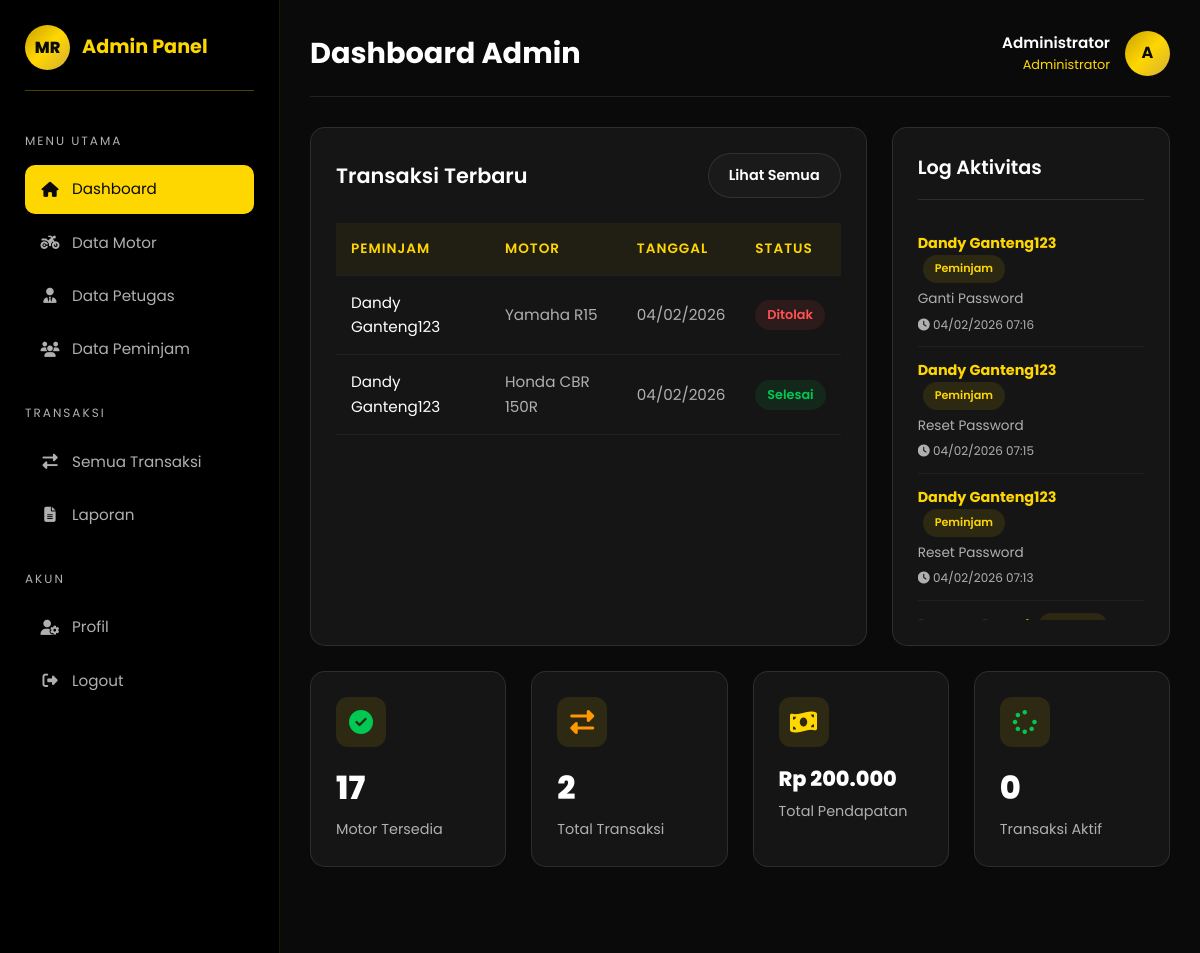
/admin/index.php (signed in), run on the app's committed database.
### tables this page shows
CREATE TABLE `peminjaman` (
  `id` int(11) NOT NULL,
  `user_id` int(11) NOT NULL,
  `motor_id` int(11) NOT NULL,
  `tanggal_pinjam` date NOT NULL,
  `tanggal_kembali` date NOT NULL,
  `tanggal_kembali_aktual` date DEFAULT NULL,
  `total_hari` int(11) NOT NULL,
  `total_harga` decimal(10,2) NOT NULL,
  `status` enum('menunggu','disetujui','ditolak','selesai') DEFAULT 'menunggu',
  `catatan` text DEFAULT NULL,
  `alasan_tolak` text DEFAULT NULL,
  `processed_by` int(11) DEFAULT NULL,
  `metode_pembayaran` enum('qris','bank_bca','bank_mandiri','bank_bri','tunai') DEFAULT NULL,
  `status_bayar` enum('belum_bayar','menunggu_verifikasi','lunas') DEFAULT 'belum_bayar',
  `bukti_bayar` varchar(255) DEFAULT NULL,
  `created_at` timestamp NOT NULL DEFAULT current_timestamp(),
  `updated_at` timestamp NOT NULL DEFAULT current_timestamp() ON UPDATE current_timestamp()
);

CREATE TABLE `users` (
  `id` int(11) NOT NULL,
  `nama` varchar(100) NOT NULL,
  `email` varchar(100) NOT NULL,
  `password` varchar(255) NOT NULL,
  `no_hp` varchar(20) DEFAULT NULL,
  `alamat` text DEFAULT NULL,
  `foto` varchar(255) DEFAULT NULL,
  `email_verified` tinyint(1) DEFAULT 0,
  `role` enum('admin','petugas','peminjam') NOT NULL DEFAULT 'peminjam',
  `created_at` timestamp NOT NULL DEFAULT current_timestamp(),
  `updated_at` timestamp NOT NULL DEFAULT current_timestamp() ON UPDATE current_timestamp()
);

CREATE TABLE `motor` (
  `id` int(11) NOT NULL,
  `nama_motor` varchar(100) NOT NULL,
  `jenis` enum('Matic','Sport','Supermoto') NOT NULL,
  `merk` varchar(50) NOT NULL,
  `tahun` int(11) DEFAULT NULL,
  `plat_nomor` varchar(20) DEFAULT NULL,
  `harga_per_hari` decimal(10,2) NOT NULL,
  `gambar` varchar(255) DEFAULT NULL,
  `deskripsi` text DEFAULT NULL,
  `status` enum('tersedia','disewa','maintenance') DEFAULT 'tersedia',
  `stok` int(11) DEFAULT 1,
  `created_at` timestamp NOT NULL DEFAULT current_timestamp(),
  `updated_at` timestamp NOT NULL DEFAULT current_timestamp() ON UPDATE current_timestamp()
);

CREATE TABLE `log_aktivitas` (
  `id` int(11) NOT NULL,
  `user_id` int(11) DEFAULT NULL,
  `aksi` varchar(255) NOT NULL,
  `tipe` enum('login','logout','peminjaman','pengembalian','pembayaran','motor','user','lainnya') DEFAULT 'lainnya',
  `target_id` int(11) DEFAULT NULL,
  `ip_address` varchar(45) DEFAULT NULL,
  `keterangan` text DEFAULT NULL,
  `created_at` timestamp NOT NULL DEFAULT current_timestamp()
);

### database/koneksi.php (called while the page is built, shortened)
<?php
function formatRupiah($angka)
{
    return 'Rp ' . number_format($angka, 0, ',', '.');
}
?>

### admin/index.php (the view, shortened to what this page needs)
<?php
require_once '../database/koneksi.php';
$motorTersedia = $pdo->query("SELECT COUNT(*) FROM motor WHERE status = 'tersedia'")->fetchColumn();
$totalTransaksi = $pdo->query("SELECT COUNT(*) FROM peminjaman")->fetchColumn();
$transaksiAktif = $pdo->query("SELECT COUNT(*) FROM peminjaman WHERE status = 'disetujui'")->fetchColumn();
$totalPendapatan = $pdo->query("SELECT COALESCE(SUM(total_harga), 0) FROM peminjaman WHERE status = 'selesai'")->fetchColumn();
$stmt = $pdo->query("
    SELECT p.*, u.nama as nama_peminjam, m.nama_motor
    FROM peminjaman p
    JOIN users u ON p.user_id = u.id
    JOIN motor m ON p.motor_id = m.id
    ORDER BY p.created_at DESC
    LIMIT 5
");
$transaksiTerbaru = $stmt->fetchAll();
$stmt = $pdo->query("
    SELECT l.*, u.nama, u.role
    FROM log_aktivitas l
    LEFT JOIN users u ON l.user_id = u.id
    WHERE l.aksi NOT IN ('Login', 'Logout')
    ORDER BY l.created_at DESC
    LIMIT 10
");
$logAktivitas = $stmt->fetchAll();
?>
<!DOCTYPE html>
<html lang="id">
<head>
    <link rel="stylesheet" href="https://cdnjs.cloudflare.com/ajax/libs/font-awesome/6.4.0/css/all.min.css">
    <link rel="stylesheet" href="../assets/css/style.css">
</head>
<body>
    <div class="dashboard">
        <aside class="sidebar">
            <div class="sidebar-brand">
                <div class="sidebar-logo">MR</div>
                <span class="sidebar-title">Admin Panel</span>
            </div>
            <div class="sidebar-menu">
                <p class="sidebar-menu-title">Menu Utama</p>
                <ul class="sidebar-nav">
                    <li><a href="index.php" class="active"><i class="fas fa-home"></i> Dashboard</a></li>
                    <li><a href="motor.php"><i class="fas fa-motorcycle"></i> Data Motor</a></li>
                    <li><a href="petugas.php"><i class="fas fa-user-tie"></i> Data Petugas</a></li>
                    <li><a href="peminjam.php"><i class="fas fa-users"></i> Data Peminjam</a></li>
                </ul>
            </div>
            <div class="sidebar-menu">
                <p class="sidebar-menu-title">Transaksi</p>
                <ul class="sidebar-nav">
                    <li><a href="transaksi.php"><i class="fas fa-exchange-alt"></i> Semua Transaksi</a></li>
                    <li><a href="laporan.php"><i class="fas fa-file-alt"></i> Laporan</a></li>
                </ul>
            </div>
            <div class="sidebar-menu">
                <p class="sidebar-menu-title">Akun</p>
                <ul class="sidebar-nav">
                    <li><a href="profil.php"><i class="fas fa-user-cog"></i> Profil</a></li>
                    <li><a href="../auth/logout.php"><i class="fas fa-sign-out-alt"></i> Logout</a></li>
                </ul>
            </div>
        </aside>
        <main class="main-content">
            <div class="dashboard-header">
                <h1 class="dashboard-title">Dashboard Admin</h1>
                <div class="dashboard-user">
                    <div class="dashboard-user-info">
                        <p class="dashboard-user-name">
                            <?= htmlspecialchars($_SESSION['nama']) ?>
                        </p>
                        <p class="dashboard-user-role">Administrator</p>
                    </div>
                    <div class="dashboard-user-avatar">
                        <?php if (!empty($_SESSION['foto']) && file_exists('../assets/images/profiles/' . $_SESSION['foto'])): ?>
                            <img src="../assets/images/profiles/<?= htmlspecialchars($_SESSION['foto']) ?>" alt="Foto Profil" style="width: 100%; height: 100%; object-fit: cover; border-radius: 50%;">
                        <?php else: ?>
                            <?= strtoupper(substr($_SESSION['nama'], 0, 1)) ?>
                        <?php endif; ?>
                    </div>
                </div>
            </div>
            <div style="display: grid; grid-template-columns: 2fr 1fr; gap: 25px; margin-bottom: 25px;">
                <div class="table-container">
                    <div class="table-header">
                        <h3 class="table-title">Transaksi Terbaru</h3>
                        <a href="transaksi.php" class="btn btn-sm btn-secondary">Lihat Semua</a>
                    </div>
                    <table class="table">
                        <thead>
                            <tr>
                                <th>Peminjam</th>
                                <th>Motor</th>
                                <th>Tanggal</th>
                                <th>Status</th>
                            </tr>
                        </thead>
                        <tbody>
                            <?php if (count($transaksiTerbaru) > 0): ?>
                                <?php foreach ($transaksiTerbaru as $t): ?>
                                    <tr>
                                        <td style="color: var(--text-primary);">
                                            <?= htmlspecialchars($t['nama_peminjam']) ?>
                                        </td>
                                        <td>
                                            <?= htmlspecialchars($t['nama_motor']) ?>
                                        </td>
                                        <td>
                                            <?= date('d/m/Y', strtotime($t['tanggal_pinjam'])) ?>
                                        </td>
                                        <td>
                                            <?php
                                            $badgeClass = match ($t['status']) {
                                                'menunggu' => 'badge-warning',
                                                'disetujui' => 'badge-info',
                                                'ditolak' => 'badge-danger',
                                                'selesai' => 'badge-success',
                                                default => 'badge-secondary'
                                            };
                                            ?>
                                            <span class="badge <?= $badgeClass ?>">
                                                <?= ucfirst($t['status']) ?>
                                            </span>
                                        </td>
                                    </tr>
                                <?php endforeach; ?>
                            <?php else: ?>
                                <tr>
                                    <td colspan="4" class="text-center">Belum ada transaksi</td>
                                </tr>
                            <?php endif; ?>
                        </tbody>
                    </table>
                </div>
                <div class="card">
                    <div class="card-header">
                        <h3 class="card-title">Log Aktivitas</h3>
                    </div>
                    <div style="max-height: 400px; overflow-y: auto;">
                        <?php if (count($logAktivitas) > 0): ?>
                            <?php foreach ($logAktivitas as $log): ?>
                                <div style="padding: 12px 0; border-bottom: 1px solid rgba(255,255,255,0.05);">
                                    <p style="font-size: 0.9rem; margin-bottom: 5px;">
                                        <strong style="color: var(--primary);">
                                            <?= htmlspecialchars($log['nama'] ?? 'System') ?>
                                        </strong>
                                        <span class="badge badge-info" style="font-size: 0.7rem; margin-left: 5px;">
                                            <?= ucfirst($log['role'] ?? '-') ?>
                                        </span>
                                    </p>
                                    <p style="font-size: 0.85rem; color: var(--text-secondary);">
                                        <?= htmlspecialchars($log['aksi']) ?>
                                    </p>
                                    <p style="font-size: 0.75rem; color: var(--text-secondary); margin-top: 5px;">
                                        <i class="fas fa-clock"></i>
                                        <?= date('d/m/Y H:i', strtotime($log['created_at'])) ?>
                                    </p>
                                </div>
                            <?php endforeach; ?>
                        <?php else: ?>
                            <p class="text-center text-muted" style="padding: 20px;">Belum ada aktivitas</p>
                        <?php endif; ?>
                    </div>
                </div>
            </div>
            <div class="stats-grid">
                <div class="stat-card">
                    <div class="stat-icon" style="color: var(--accent-green);"><i class="fas fa-check-circle"></i></div>
                    <p class="stat-value">
                        <?= $motorTersedia ?>
                    </p>
                    <p class="stat-label">Motor Tersedia</p>
                </div>
                <div class="stat-card">
                    <div class="stat-icon" style="color: var(--accent-orange);"><i class="fas fa-exchange-alt"></i>
                    </div>
                    <p class="stat-value">
                        <?= $totalTransaksi ?>
                    </p>
                    <p class="stat-label">Total Transaksi</p>
                </div>
                <div class="stat-card">
                    <div class="stat-icon"><i class="fas fa-money-bill-wave"></i></div>
                    <p class="stat-value" style="font-size: 1.3rem;">
                        <?= formatRupiah($totalPendapatan) ?>
                    </p>
                    <p class="stat-label">Total Pendapatan</p>
                </div>
                <div class="stat-card">
                    <div class="stat-icon" style="color: var(--accent-green);"><i class="fas fa-spinner"></i></div>
                    <p class="stat-value">
                        <?= $transaksiAktif ?>
                    </p>
                    <p class="stat-label">Transaksi Aktif</p>
                </div>
            </div>
        </main>
    </div>
    <button class="mobile-menu-btn no-print">
    </button>
</body>
</html>

### data on the page
peminjaman: user.nama "Dandy Ganteng123", motor.nama_motor "Yamaha R15", tanggal_pinjam "04/02/2026", status "Ditolak"
peminjaman: user.nama "Dandy Ganteng123", motor.nama_motor "Honda CBR 150R", tanggal_pinjam "04/02/2026", status "Selesai"
log_aktivitas: user.nama "Dandy Ganteng123", user.role "Peminjam", aksi "Ganti Password", created_at "04/02/2026 07:16"
log_aktivitas: user.nama "Dandy Ganteng123", user.role "Peminjam", aksi "Reset Password", created_at "04/02/2026 07:15"
log_aktivitas: user.nama "Dandy Ganteng123", user.role "Peminjam", aksi "Reset Password", created_at "04/02/2026 07:13"

### other printed values
$_SESSION['nama'] "Administrator"
substr($_SESSION['nama'], 0, 1) "A"
$motorTersedia "17"
$totalTransaksi "2"
formatRupiah($totalPendapatan) "Rp 200.000"
$transaksiAktif "0"
